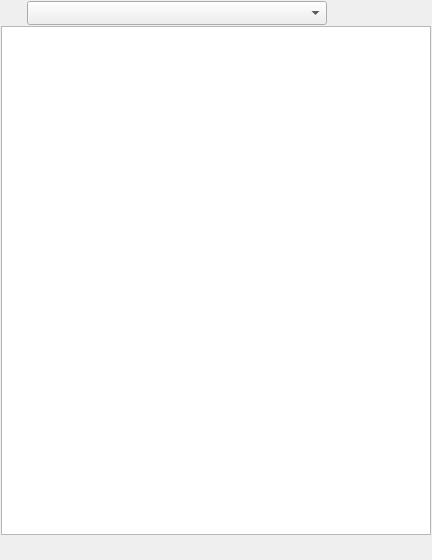
<?xml version="1.0" encoding="UTF-8"?>
<ui version="4.0">
 <class>TilesetsWidgetClass</class>
 <widget class="QWidget" name="TilesetsWidgetClass">
  <property name="geometry">
   <rect>
    <x>0</x>
    <y>0</y>
    <width>432</width>
    <height>560</height>
   </rect>
  </property>
  <property name="sizePolicy">
   <sizepolicy hsizetype="Preferred" vsizetype="Preferred">
    <horstretch>0</horstretch>
    <verstretch>0</verstretch>
   </sizepolicy>
  </property>
  <property name="windowTitle">
   <string>TilesetsWidget</string>
  </property>
  <layout class="QVBoxLayout" name="verticalLayout">
   <property name="spacing">
    <number>1</number>
   </property>
   <property name="leftMargin">
    <number>1</number>
   </property>
   <property name="topMargin">
    <number>1</number>
   </property>
   <property name="rightMargin">
    <number>1</number>
   </property>
   <property name="bottomMargin">
    <number>1</number>
   </property>
   <item>
    <widget class="QWidget" name="widget" native="true">
     <property name="sizePolicy">
      <sizepolicy hsizetype="Preferred" vsizetype="Fixed">
       <horstretch>0</horstretch>
       <verstretch>0</verstretch>
      </sizepolicy>
     </property>
     <property name="minimumSize">
      <size>
       <width>0</width>
       <height>0</height>
      </size>
     </property>
     <property name="maximumSize">
      <size>
       <width>16777215</width>
       <height>16777215</height>
      </size>
     </property>
     <layout class="QHBoxLayout" name="horizontalLayout">
      <property name="spacing">
       <number>2</number>
      </property>
      <property name="leftMargin">
       <number>0</number>
      </property>
      <property name="topMargin">
       <number>0</number>
      </property>
      <property name="rightMargin">
       <number>0</number>
      </property>
      <property name="bottomMargin">
       <number>0</number>
      </property>
      <item>
       <widget class="QToolButton" name="tilesetOrderButton">
        <property name="toolTip">
         <string>Edit Tileset Order</string>
        </property>
        <property name="text">
         <string/>
        </property>
        <property name="icon">
         <iconset resource="../Resources/MainWindow.qrc">
          <normaloff>:/MainWindow/icons/tinycolor/icons8-list-16.png</normaloff>:/MainWindow/icons/tinycolor/icons8-list-16.png</iconset>
        </property>
        <property name="autoRaise">
         <bool>true</bool>
        </property>
       </widget>
      </item>
      <item>
       <widget class="QComboBox" name="tilesetsCombo">
        <property name="sizePolicy">
         <sizepolicy hsizetype="Preferred" vsizetype="Fixed">
          <horstretch>0</horstretch>
          <verstretch>0</verstretch>
         </sizepolicy>
        </property>
        <property name="editable">
         <bool>false</bool>
        </property>
        <property name="sizeAdjustPolicy">
         <enum>QComboBox::SizeAdjustPolicy::AdjustToMinimumContentsLengthWithIcon</enum>
        </property>
       </widget>
      </item>
      <item>
       <widget class="QToolButton" name="refreshButton">
        <property name="toolTip">
         <string>Refresh selected tileset</string>
        </property>
        <property name="text">
         <string/>
        </property>
        <property name="icon">
         <iconset resource="../Resources/MainWindow.qrc">
          <normaloff>:/MainWindow/icons/tinycolor/icons8-refresh-16.png</normaloff>:/MainWindow/icons/tinycolor/icons8-refresh-16.png</iconset>
        </property>
        <property name="autoRaise">
         <bool>true</bool>
        </property>
       </widget>
      </item>
      <item>
       <widget class="QToolButton" name="newButton">
        <property name="toolTip">
         <string>Create a new tileset</string>
        </property>
        <property name="text">
         <string/>
        </property>
        <property name="icon">
         <iconset resource="../Resources/MainWindow.qrc">
          <normaloff>:/MainWindow/icons/tinycolor/icons8-document-16-2.png</normaloff>:/MainWindow/icons/tinycolor/icons8-document-16-2.png</iconset>
        </property>
        <property name="autoRaise">
         <bool>true</bool>
        </property>
       </widget>
      </item>
      <item>
       <widget class="QToolButton" name="openButton">
        <property name="toolTip">
         <string>Load an existing tileset</string>
        </property>
        <property name="text">
         <string/>
        </property>
        <property name="icon">
         <iconset resource="../Resources/MainWindow.qrc">
          <normaloff>:/MainWindow/icons/tinycolor/icons8-folder-16.png</normaloff>:/MainWindow/icons/tinycolor/icons8-folder-16.png</iconset>
        </property>
        <property name="autoRaise">
         <bool>true</bool>
        </property>
       </widget>
      </item>
      <item>
       <widget class="QToolButton" name="deleteButton">
        <property name="toolTip">
         <string>Delete selected tileset</string>
        </property>
        <property name="text">
         <string/>
        </property>
        <property name="icon">
         <iconset resource="../Resources/MainWindow.qrc">
          <normaloff>:/MainWindow/icons/tinycolor/icons8-delete-16.png</normaloff>:/MainWindow/icons/tinycolor/icons8-delete-16.png</iconset>
        </property>
        <property name="autoRaise">
         <bool>true</bool>
        </property>
       </widget>
      </item>
     </layout>
    </widget>
   </item>
   <item>
    <widget class="TilesEditor::GraphicsView" name="graphicsView">
     <property name="sizePolicy">
      <sizepolicy hsizetype="Preferred" vsizetype="Preferred">
       <horstretch>0</horstretch>
       <verstretch>0</verstretch>
      </sizepolicy>
     </property>
     <property name="alignment">
      <set>Qt::AlignmentFlag::AlignLeading|Qt::AlignmentFlag::AlignLeft|Qt::AlignmentFlag::AlignTop</set>
     </property>
    </widget>
   </item>
   <item>
    <widget class="QWidget" name="widget_2" native="true">
     <property name="sizePolicy">
      <sizepolicy hsizetype="Preferred" vsizetype="Fixed">
       <horstretch>0</horstretch>
       <verstretch>0</verstretch>
      </sizepolicy>
     </property>
     <property name="minimumSize">
      <size>
       <width>0</width>
       <height>0</height>
      </size>
     </property>
     <property name="maximumSize">
      <size>
       <width>16777215</width>
       <height>16777215</height>
      </size>
     </property>
     <layout class="QHBoxLayout" name="horizontalLayout_2">
      <property name="leftMargin">
       <number>0</number>
      </property>
      <property name="topMargin">
       <number>0</number>
      </property>
      <property name="rightMargin">
       <number>0</number>
      </property>
      <property name="bottomMargin">
       <number>0</number>
      </property>
      <item>
       <widget class="QToolButton" name="editButton">
        <property name="enabled">
         <bool>false</bool>
        </property>
        <property name="toolTip">
         <string>Edit Tileset</string>
        </property>
        <property name="text">
         <string/>
        </property>
        <property name="icon">
         <iconset resource="../Resources/MainWindow.qrc">
          <normaloff>:/MainWindow/icons/tinycolor/icons8-edit-16.png</normaloff>:/MainWindow/icons/tinycolor/icons8-edit-16.png</iconset>
        </property>
        <property name="autoRaise">
         <bool>true</bool>
        </property>
       </widget>
      </item>
      <item>
       <spacer name="horizontalSpacer">
        <property name="orientation">
         <enum>Qt::Orientation::Horizontal</enum>
        </property>
        <property name="sizeHint" stdset="0">
         <size>
          <width>40</width>
          <height>20</height>
         </size>
        </property>
       </spacer>
      </item>
      <item>
       <widget class="TilesEditor::CustomPaintWidget" name="tileIcon" native="true">
        <property name="minimumSize">
         <size>
          <width>16</width>
          <height>16</height>
         </size>
        </property>
        <property name="maximumSize">
         <size>
          <width>16</width>
          <height>16</height>
         </size>
        </property>
        <property name="toolTip">
         <string>Double click to clear default tile</string>
        </property>
       </widget>
      </item>
     </layout>
    </widget>
   </item>
  </layout>
 </widget>
 <layoutdefault spacing="6" margin="11"/>
 <customwidgets>
  <customwidget>
   <class>TilesEditor::GraphicsView</class>
   <extends>QGraphicsView</extends>
   <header location="global">GraphicsView.h</header>
  </customwidget>
  <customwidget>
   <class>TilesEditor::CustomPaintWidget</class>
   <extends>QWidget</extends>
   <header location="global">CustomPaintWidget.h</header>
   <container>1</container>
  </customwidget>
 </customwidgets>
 <resources>
  <include location="../Resources/MainWindow.qrc"/>
 </resources>
 <connections/>
</ui>
